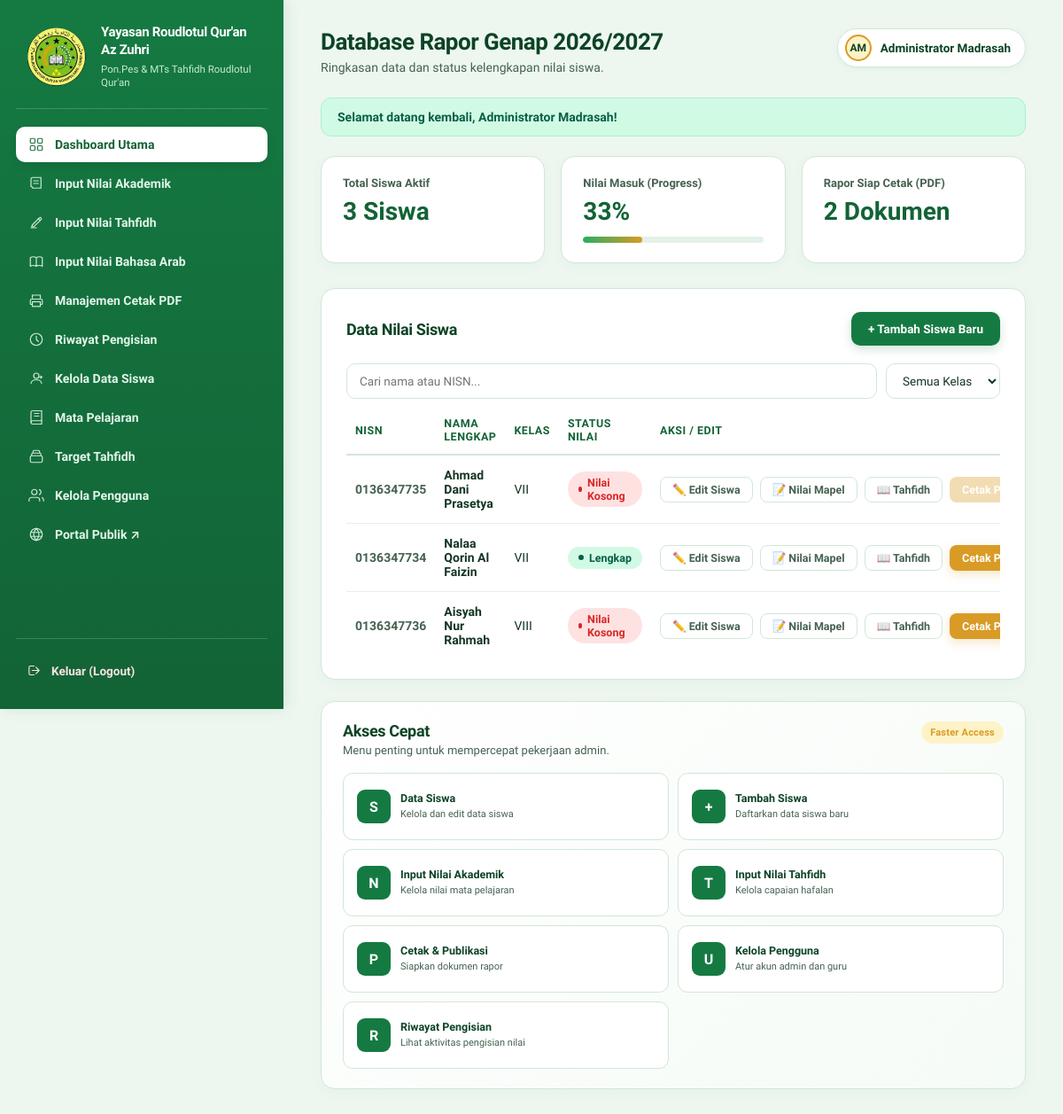
The app's page /staff/dashboard.php (signed in) with its own data.
### tables this page shows
CREATE TABLE IF NOT EXISTS `students` (
    `id` INT UNSIGNED AUTO_INCREMENT PRIMARY KEY,
    `nis` VARCHAR(30) NOT NULL UNIQUE,
    `nisn` VARCHAR(20) NOT NULL UNIQUE,
    `nama` VARCHAR(150) NOT NULL,
    `jenis_kelamin` ENUM('L', 'P') NOT NULL,
    `tempat_lahir` VARCHAR(100) NOT NULL,
    `tanggal_lahir` DATE NOT NULL,
    `agama` VARCHAR(30) NOT NULL DEFAULT 'ISLAM',
    `anak_ke` TINYINT UNSIGNED NULL,
    `status_keluarga` VARCHAR(50) NULL,
    `alamat` TEXT NOT NULL,
    `kelas` VARCHAR(30) NOT NULL,
    `tanggal_diterima` DATE NULL,
    `sekolah_asal` VARCHAR(150) NULL,
    `alamat_sekolah_asal` TEXT NULL,
    `nama_kepala_madrasah` VARCHAR(150) NULL,
    `created_at` TIMESTAMP NOT NULL DEFAULT CURRENT_TIMESTAMP,
    `updated_at` TIMESTAMP NOT NULL DEFAULT CURRENT_TIMESTAMP ON UPDATE CURRENT_TIMESTAMP,
    INDEX `idx_students_nama` (`nama`),
    INDEX `idx_students_kelas` (`kelas`)
);

### includes/auth.php (called while the page is built, shortened)
<?php
require_once __DIR__ . '/fungsi.php';
function current_user(): ?array
{
    return $_SESSION['user'] ?? null;
}

### includes/fungsi.php (called while the page is built, shortened)
<?php
function e(?string $value): string
{
    return htmlspecialchars($value ?? '', ENT_QUOTES, 'UTF-8');
}
function base_url(string $path = ''): string
{
    static $baseUrl = null;
    if ($baseUrl === null) {
        $docRoot = $_SERVER['DOCUMENT_ROOT'] ?? '';
        $rootDir = str_replace('\\', '/', realpath(__DIR__ . '/..') ?: '');
        $docRootDir = str_replace('\\', '/', realpath($docRoot) ?: '');
        if ($rootDir !== '' && $docRootDir !== '' && strpos($rootDir, $docRootDir) === 0) {
            $subPath = substr($rootDir, strlen($docRootDir));
            $baseUrl = rtrim($subPath, '/');
        } else {
            $baseUrl = '';
        }
    }
    $cleanPath = '/' . ltrim($path, '/');
    return ($path === '' || $path === '/') ? ($baseUrl ?: '/') : ($baseUrl . $cleanPath);
}

### staff/Dashboard.php (the view, shortened to what this page needs)
<?php
require_once __DIR__ . '/../config/koneksi.php';
require_once __DIR__ . '/../includes/fungsi.php';
require_once __DIR__ . '/../includes/auth.php';
$semester = 2;
$schoolYear = '2025/2026';
$stmtCount = $pdo->query("SELECT COUNT(*) FROM students");
$totalSiswa = (int)$stmtCount->fetchColumn();
$sql = "SELECT s.id, s.nis, s.nisn, s.nama, s.kelas,
               (SELECT COUNT(*) FROM academic_grades ag WHERE ag.student_id = s.id AND ag.semester = :sem1 AND ag.school_year = :sy1) AS academic_count,
               (SELECT COUNT(*) FROM tahfidh_grades tg WHERE tg.student_id = s.id AND tg.semester = :sem2 AND tg.school_year = :sy2) AS tahfidh_count,
               (SELECT COUNT(*) FROM arabic_grades ab WHERE ab.student_id = s.id AND ab.semester = :sem4 AND ab.school_year = :sy4) AS arabic_count,
               r.status AS report_status,
               r.pdf_path
        FROM students s
        LEFT JOIN reports r ON r.student_id = s.id AND r.semester = :sem3 AND r.school_year = :sy3
        WHERE 1=1";
$params = [
    'sem1' => $semester, 'sy1' => $schoolYear,
    'sem2' => $semester, 'sy2' => $schoolYear,
    'sem3' => $semester, 'sy3' => $schoolYear,
    'sem4' => $semester, 'sy4' => $schoolYear,
];
$sql .= " ORDER BY s.kelas ASC, s.nama ASC";
$stmt = $pdo->prepare($sql);
$stmt->execute($params);
$studentRows = $stmt->fetchAll();
$siswaLengkap = 0;
$raporSiap = 0;
foreach ($studentRows as $st) {
    $hasAcademic = (int)$st['academic_count'] >= 5;
    $hasTahfidh = (int)$st['tahfidh_count'] >= 1;
    if ($hasAcademic && $hasTahfidh) {
        $siswaLengkap++;
    }
    if (in_array($st['report_status'] ?? '', ['ready', 'published'], true) || ($hasAcademic && $hasTahfidh)) {
        $raporSiap++;
    }
}
$progressPercent = $totalSiswa > 0 ? (int)round(($siswaLengkap / $totalSiswa) * 100) : 0;
require_once __DIR__ . '/../includes/header.php';
?>
<div class="stats">
    <div class="stat-card">
        <div class="label">Total Siswa Aktif</div>
        <div class="value"><?= $totalSiswa ?> Siswa</div>
    </div>
    <div class="stat-card">
        <div class="label">Nilai Masuk (Progress)</div>
        <div class="value"><?= $progressPercent ?>%</div>
        <div class="progress-track">
            <div class="progress-fill" style="width: <?= $progressPercent ?>%;"></div>
        </div>
    </div>
    <div class="stat-card">
        <div class="label">Rapor Siap Cetak (PDF)</div>
        <div class="value"><?= $raporSiap ?> Dokumen</div>
    </div>
</div>
<div class="panel-card">
    <div class="panel-head">
        <h2>Data Nilai Siswa</h2>
        <?php
        $user = current_user();
        $userRole = $user['role'] ?? 'staff';
        ?>
        <?php if ($userRole === 'guru_tahfidh'): ?>
            <a href="<?= e(base_url('/staff/tahfidh/index.php')) ?>" class="btn btn-primary" id="addBtn">📖 Input Nilai Tahfidh</a>
        <?php elseif ($userRole === 'admin'): ?>
            <a href="<?= e(base_url('/staff/inputsiswa.php')) ?>" class="btn btn-primary" id="addBtn">+ Tambah Siswa Baru</a>
        <?php else: ?>
            <a href="<?= e(base_url('/staff/nilai/index.php')) ?>" class="btn btn-primary" id="addBtn">📝 Input Nilai Akademik</a>
        <?php endif; ?>
    </div>
    <div class="filters">
        <input type="text" id="searchInput" placeholder="Cari nama atau NISN...">
        <select id="kelasFilter">
            <option value="">Semua Kelas</option>
        </select>
    </div>
    <div class="table-responsive">
        <table id="siswaTable" class="responsive-stack">
            <thead>
                <tr>
                    <th>NISN</th>
                    <th>Nama Lengkap</th>
                    <th>Kelas</th>
                    <th>Status Nilai</th>
                    <th>Aksi / Edit</th>
                </tr>
            </thead>
            <tbody>
                <?php if (empty($studentRows)): ?>
                    <tr>
                        <td colspan="5" style="text-align:center; padding: 28px; color: var(--ink-soft);">
                            Belum ada data siswa terdaftar. Silakan klik <strong>+ Tambah Data Baru</strong>.
                        </td>
                    </tr>
                <?php else: ?>
                    <?php foreach ($studentRows as $row):
                        $acadCount = (int)$row['academic_count'];
                        $tahfCount = (int)$row['tahfidh_count'];
                        $isLengkap = ($acadCount >= 5 && $tahfCount >= 1);
                        $isTahfidhKosong = ($acadCount >= 1 && $tahfCount === 0);
                    ?>
                        <tr data-kelas="<?= e($row['kelas']) ?>" data-name="<?= e(strtolower($row['nama'] . ' ' . $row['nisn'])) ?>">
                            <td class="nisn" data-label="NISN"><?= e($row['nisn']) ?></td>
                            <td class="name" data-label="Nama Lengkap"><?= e($row['nama']) ?></td>
                            <td data-label="Kelas"><?= e($row['kelas']) ?></td>
                            <td data-label="Status Nilai">
                                <?php if ($isLengkap): ?>
                                    <span class="badge badge-green"><span class="dot"></span>Lengkap</span>
                                <?php elseif ($isTahfidhKosong): ?>
                                    <span class="badge badge-amber"><span class="dot"></span>Tahfidh Kosong</span>
                                <?php else: ?>
                                    <span class="badge badge-rose"><span class="dot"></span>Nilai Kosong</span>
                                <?php endif; ?>
                            </td>
                            <td data-label="Aksi">
                                <div class="actions">
                                    <?php if ($userRole === 'guru_tahfidh'): ?>
                                        <a href="<?= e(base_url('/staff/tahfidh/input.php?student_id=' . (int)$row['id'])) ?>" class="btn btn-ghost btn-sm">📖 Input Tahfidh</a>
                                    <?php elseif ($userRole === 'admin'): ?>
                                        <a href="<?= e(base_url('/staff/siswa/edit.php?id=' . (int)$row['id'])) ?>" class="btn btn-ghost btn-sm" title="Edit Data Diri Siswa">✏️ Edit Siswa</a>
                                        <a href="<?= e(base_url('/staff/nilai/input.php?student_id=' . (int)$row['id'])) ?>" class="btn btn-ghost btn-sm">📝 Nilai Mapel</a>
                                        <a href="<?= e(base_url('/staff/tahfidh/input.php?student_id=' . (int)$row['id'])) ?>" class="btn btn-ghost btn-sm">📖 Tahfidh</a>
                                    <?php elseif ($userRole === 'wali_kelas'): ?>
                                        <a href="<?= e(base_url('/staff/siswa/edit.php?id=' . (int)$row['id'])) ?>" class="btn btn-ghost btn-sm" title="Edit Data Diri Siswa">✏️ Edit Siswa</a>
                                        <a href="<?= e(base_url('/staff/nilai/input.php?student_id=' . (int)$row['id'])) ?>" class="btn btn-ghost btn-sm">📝 Edit Nilai</a>
                                    <?php else: ?>
                                        <a href="<?= e(base_url('/staff/nilai/input.php?student_id=' . (int)$row['id'])) ?>" class="btn btn-ghost btn-sm">📝 Edit Nilai</a>
                                    <?php endif; ?>
                                    <?php if ($isLengkap || in_array($row['report_status'] ?? '', ['ready', 'published'], true)): ?>
                                        <a href="<?= e(base_url('/staff/rapor/cetak.php?student_id=' . (int)$row['id'])) ?>" target="_blank" class="btn btn-gold btn-sm">Cetak PDF</a>
                                    <?php else: ?>
                                        <button type="button" class="btn btn-gold btn-sm" disabled title="Lengkapi nilai akademik dan tahfidh terlebih dahulu">Cetak PDF</button>
                                    <?php endif; ?>
                                </div>
                            </td>
                        </tr>
                    <?php endforeach; ?>
                <?php endif; ?>
            </tbody>
        </table>
    </div>
</div>
<?php if ($userRole === 'admin' || $userRole === 'wali_kelas'): ?>
<section class="quick-access" aria-labelledby="quickAccessTitle">
    <div class="quick-access-head">
        <div>
            <h2 id="quickAccessTitle">Akses Cepat</h2>
            <p>Menu penting untuk mempercepat pekerjaan <?= $userRole === 'admin' ? 'admin' : 'wali kelas' ?>.</p>
        </div>
        <span class="quick-access-badge">Faster Access</span>
    </div>
    <div class="quick-access-grid">
        <?php if ($userRole === 'admin'): ?>
            <a href="<?= e(base_url('/staff/siswa/index.php')) ?>" class="quick-access-item">
                <span class="quick-access-icon">S</span>
                <span><strong>Data Siswa</strong><small>Kelola dan edit data siswa</small></span>
            </a>
            <a href="<?= e(base_url('/staff/inputsiswa.php')) ?>" class="quick-access-item">
                <span class="quick-access-icon">+</span>
                <span><strong>Tambah Siswa</strong><small>Daftarkan data siswa baru</small></span>
            </a>
            <a href="<?= e(base_url('/staff/nilai/index.php')) ?>" class="quick-access-item">
                <span class="quick-access-icon">N</span>
                <span><strong>Input Nilai Akademik</strong><small>Kelola nilai mata pelajaran</small></span>
            </a>
            <a href="<?= e(base_url('/staff/tahfidh/index.php')) ?>" class="quick-access-item">
                <span class="quick-access-icon">T</span>
                <span><strong>Input Nilai Tahfidh</strong><small>Kelola capaian hafalan</small></span>
            </a>
            <a href="<?= e(base_url('/staff/rapor/index.php')) ?>" class="quick-access-item">
                <span class="quick-access-icon">P</span>
                <span><strong>Cetak & Publikasi</strong><small>Siapkan dokumen rapor</small></span>
            </a>
            <a href="<?= e(base_url('/staff/users/index.php')) ?>" class="quick-access-item">
                <span class="quick-access-icon">U</span>
                <span><strong>Kelola Pengguna</strong><small>Atur akun admin dan guru</small></span>
            </a>
            <a href="<?= e(base_url('/staff/riwayat/index.php')) ?>" class="quick-access-item">
                <span class="quick-access-icon">R</span>
                <span><strong>Riwayat Pengisian</strong><small>Lihat aktivitas pengisian nilai</small></span>
            </a>
        <?php endif; ?>
    </div>
</section>
<?php endif; ?>
<?php require_once __DIR__ . '/../includes/footer.php'; ?>

### records on screen
students: nisn "0136347735", nama "Ahmad Dani Prasetya", kelas "VII", shows "Nilai Kosong", shows "Cetak…"
students: nisn "0136347734", nama "Nalaa Qorin Al Faizin", kelas "VII", shows "Lengkap"
students: nisn "0136347736", nama "Aisyah Nur Rahmah", kelas "VIII", shows "Nilai Kosong"

### other values on screen
$contentTitle "Database Rapor Genap 2026/2027"
$contentSubtitle "Ringkasan data dan status kelengkapan nilai siswa."
$avatarInitials "AM"
$user['nama_lengkap'] "Administrator Madrasah"
$flash['message'] "Selamat datang kembali, Administrator Madrasah!"
$totalSiswa "3"
$progressPercent "33"
$raporSiap "2"
